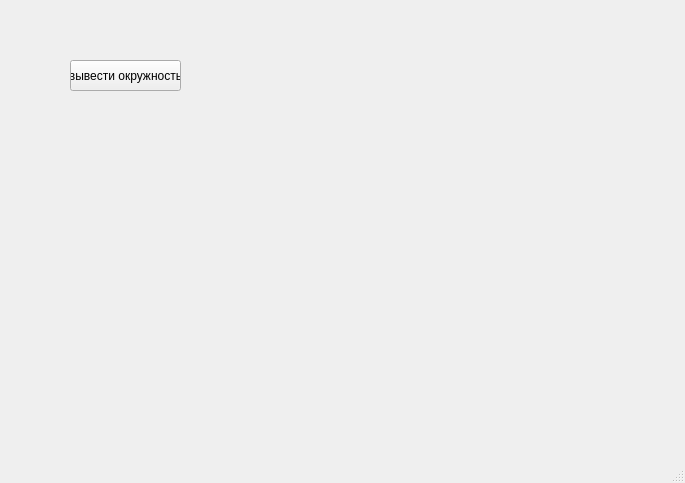
<?xml version="1.0" encoding="UTF-8"?>
<ui version="4.0">
 <class>MainWindow</class>
 <widget class="QMainWindow" name="MainWindow">
  <property name="geometry">
   <rect>
    <x>0</x>
    <y>0</y>
    <width>685</width>
    <height>483</height>
   </rect>
  </property>
  <property name="windowTitle">
   <string>MainWindow</string>
  </property>
  <widget class="QWidget" name="centralwidget">
   <widget class="QPushButton" name="pushButton">
    <property name="geometry">
     <rect>
      <x>70</x>
      <y>60</y>
      <width>111</width>
      <height>31</height>
     </rect>
    </property>
    <property name="text">
     <string>вывести окружность</string>
    </property>
   </widget>
  </widget>
  <widget class="QMenuBar" name="menubar">
   <property name="geometry">
    <rect>
     <x>0</x>
     <y>0</y>
     <width>685</width>
     <height>22</height>
    </rect>
   </property>
  </widget>
  <widget class="QStatusBar" name="statusbar"/>
 </widget>
 <resources/>
 <connections/>
</ui>
